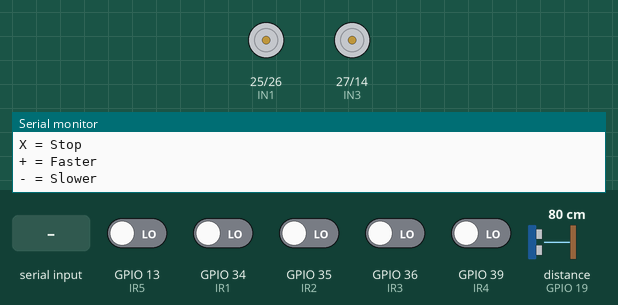
Simulated run of this sketch. Board: ESP32. Shown: motor-driver pin pairs drawn as motors (green arrow = first pin HIGH = forward, orange = second pin HIGH = backward, longer = more drive, scaled by the enable pin), the last lines printed to the serial monitor. The inputs (shaded band) are chosen by the test bench; at power-on: GPIO 13 (IR5), GPIO 34 (IR1), GPIO 35 (IR2), GPIO 36 (IR3), GPIO 39 (IR4) LOW, distance to the obstacle (sensor on GPIO 19) 80 cm. The echo pulse lasts 58.3 µs per cm.

Above: at 1.2 s.
1.3 s: "1\n" received over Serial
At 2.0 s:
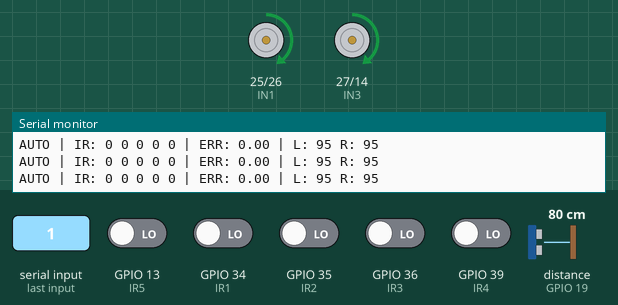
2.8 s: distance to the obstacle (sensor on GPIO 19) set to 17 cm
4.3 s: distance to the obstacle (sensor on GPIO 19) set to 13 cm
At 5.2 s:
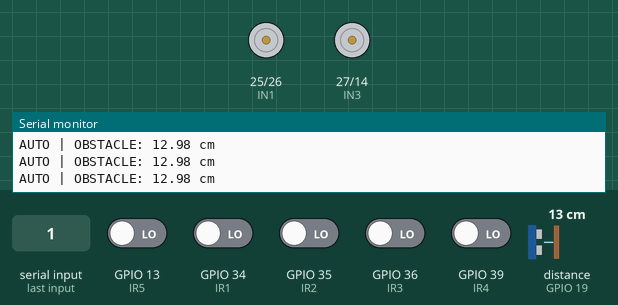
6.2 s: distance to the obstacle (sensor on GPIO 19) set to 18 cm
At 7.3 s:
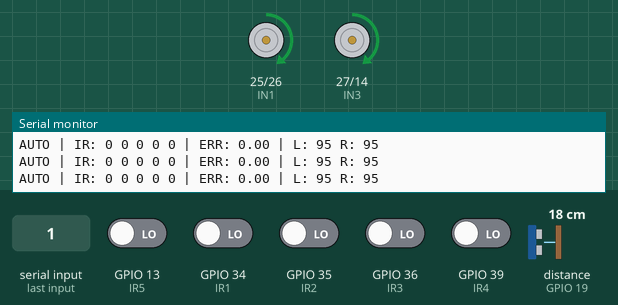
7.7 s: GPIO 13 (IR5) driven HIGH
At 8.9 s:
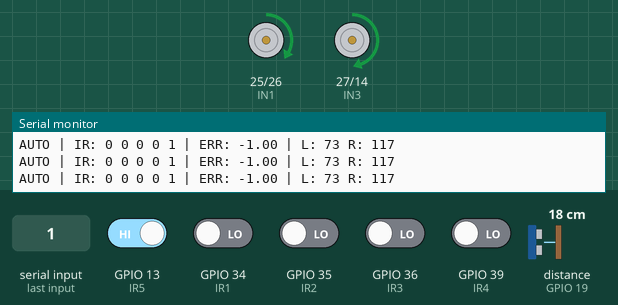
9.2 s: GPIO 39 (IR4) driven HIGH
At 10.3 s:
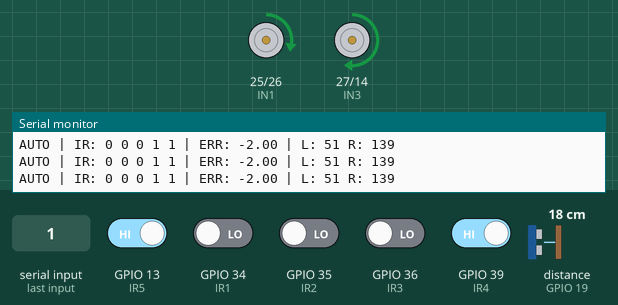
Timing chart, 0 to 11.7 s (numbered marks = the images above; inputs shaded):
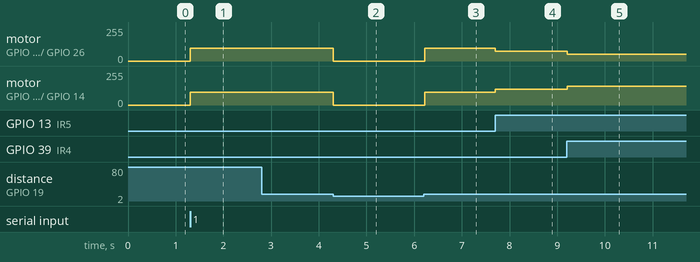

The sketch:

amcp_esp32.ino
```cpp
// =====================================================
// FINAL ESP32 ROBOT CODE
// AUTO LINE FOLLOW + MANUAL RC + ULTRASONIC STOP
// =====================================================


// ---------------- L298N MOTOR PINS ----------------

#define IN1 25
#define IN2 26
#define IN3 27
#define IN4 14

#define ENA 33
#define ENB 32


// ---------------- LINE SENSOR PINS ----------------

#define IR1 34
#define IR2 35
#define IR3 36   // VP
#define IR4 39   // VN
#define IR5 13


// ---------------- HC-SR04 ----------------

#define TRIG 18
#define ECHO 19

#define STOP_DISTANCE 15


// =====================================================
// LINE SENSOR POLARITY
// =====================================================

// From your latest readings:
// white was appearing as 1.
//
// Therefore start with:
// BLACK = 0
//
// If later your physical test proves otherwise,
// change ONLY this one value.

#define BLACK 0


// =====================================================
// SPEED SETTINGS
// =====================================================

// AUTO mode - start slow and stable
int autoBaseSpeed = 95;
int autoMaxSpeed  = 155;

// proportional correction
float Kp = 22.0;

// MANUAL mode
int manualSpeed = 150;


// =====================================================
// MODE
// =====================================================

// false = manual
// true  = auto

bool autoMode = false;


// =====================================================
// MANUAL SAFETY TIMEOUT
// =====================================================

// Python sends a command repeatedly while a key is held.
// If commands stop for 350 ms, the robot stops.

unsigned long lastManualCommand = 0;
const unsigned long MANUAL_TIMEOUT = 350;


// =====================================================
// LINE MEMORY
// =====================================================

float lastError = 0;


// =====================================================
// MOTOR PWM
// =====================================================

void setMotorPWM(int leftSpeed, int rightSpeed) {

  leftSpeed  = constrain(leftSpeed, 0, 255);
  rightSpeed = constrain(rightSpeed, 0, 255);

  analogWrite(ENA, leftSpeed);
  analogWrite(ENB, rightSpeed);
}


// =====================================================
// STOP
// =====================================================

void stopCar() {

  setMotorPWM(0, 0);

  digitalWrite(IN1, LOW);
  digitalWrite(IN2, LOW);

  digitalWrite(IN3, LOW);
  digitalWrite(IN4, LOW);
}


// =====================================================
// FORWARD
// =====================================================

void driveForward(int leftSpeed, int rightSpeed) {

  // Your confirmed forward direction

  digitalWrite(IN1, HIGH);
  digitalWrite(IN2, LOW);

  digitalWrite(IN3, HIGH);
  digitalWrite(IN4, LOW);

  setMotorPWM(leftSpeed, rightSpeed);
}


// =====================================================
// REVERSE
// =====================================================

void driveReverse(int leftSpeed, int rightSpeed) {

  digitalWrite(IN1, LOW);
  digitalWrite(IN2, HIGH);

  digitalWrite(IN3, LOW);
  digitalWrite(IN4, HIGH);

  setMotorPWM(leftSpeed, rightSpeed);
}


// =====================================================
// MANUAL LEFT
// =====================================================

void manualLeft() {

  // left slower, right faster
  driveForward(45, manualSpeed);
}


// =====================================================
// MANUAL RIGHT
// =====================================================

void manualRight() {

  driveForward(manualSpeed, 45);
}


// =====================================================
// ULTRASONIC DISTANCE
// =====================================================

float getDistance() {

  digitalWrite(TRIG, LOW);
  delayMicroseconds(2);

  digitalWrite(TRIG, HIGH);
  delayMicroseconds(10);

  digitalWrite(TRIG, LOW);

  long duration = pulseIn(ECHO, HIGH, 25000);

  if (duration == 0) {
    return 999;
  }

  return duration * 0.0343 / 2.0;
}


// =====================================================
// AUTO LINE FOLLOWING
// =====================================================

void followLine() {

  int s1 = digitalRead(IR1);
  int s2 = digitalRead(IR2);
  int s3 = digitalRead(IR3);
  int s4 = digitalRead(IR4);
  int s5 = digitalRead(IR5);


  // Sensor positions:
  //
  // IR1  IR2  IR3  IR4  IR5
  // -4   -2    0    +2   +4

  float weightedTotal = 0;
  int activeSensors = 0;


  if (s1 == BLACK) {
    weightedTotal += -4;
    activeSensors++;
  }

  if (s2 == BLACK) {
    weightedTotal += -2;
    activeSensors++;
  }

  if (s3 == BLACK) {
    weightedTotal += 0;
    activeSensors++;
  }

  if (s4 == BLACK) {
    weightedTotal += 2;
    activeSensors++;
  }

  if (s5 == BLACK) {
    weightedTotal += 4;
    activeSensors++;
  }


  // -------------------------------------------------
  // LINE LOST
  // -------------------------------------------------

  if (activeSensors == 0) {

    if (lastError < 0) {
      // search left
      driveForward(40, 105);
    }

    else if (lastError > 0) {
      // search right
      driveForward(105, 40);
    }

    else {
      stopCar();
    }

    Serial.println("AUTO | LINE LOST");

    return;
  }


  // -------------------------------------------------
  // CALCULATE ERROR
  // -------------------------------------------------

  float error = weightedTotal / activeSensors;

  lastError = error;


  int correction = (int)(Kp * error);


  int leftSpeed  = autoBaseSpeed + correction;
  int rightSpeed = autoBaseSpeed - correction;


  leftSpeed  = constrain(leftSpeed, 35, autoMaxSpeed);
  rightSpeed = constrain(rightSpeed, 35, autoMaxSpeed);


  driveForward(leftSpeed, rightSpeed);


  // -------------------------------------------------
  // DEBUG
  // -------------------------------------------------

  Serial.print("AUTO | IR: ");

  Serial.print(s1);
  Serial.print(" ");
  Serial.print(s2);
  Serial.print(" ");
  Serial.print(s3);
  Serial.print(" ");
  Serial.print(s4);
  Serial.print(" ");
  Serial.print(s5);

  Serial.print(" | ERR: ");
  Serial.print(error);

  Serial.print(" | L: ");
  Serial.print(leftSpeed);

  Serial.print(" R: ");
  Serial.println(rightSpeed);
}


// =====================================================
// SERIAL COMMANDS
// =====================================================
//
// Commands used by Python:
//
// 1 = AUTO MODE
// 2 = MANUAL MODE
//
// Manual:
// w = forward
// s = reverse
// a = left
// d = right
// x = stop
// + = faster
// - = slower
//
// =====================================================

void handleSerial() {

  while (Serial.available()) {

    char c = Serial.read();


    if (c == '\n' || c == '\r') {
      continue;
    }


    // ---------------- AUTO MODE ----------------

    if (c == '1') {

      autoMode = true;

      stopCar();

      Serial.println("MODE: AUTO");

      continue;
    }


    // ---------------- MANUAL MODE ----------------

    if (c == '2') {

      autoMode = false;

      stopCar();

      lastManualCommand = millis();

      Serial.println("MODE: MANUAL");

      continue;
    }


    // -------------------------------------------------
    // MANUAL COMMANDS ONLY
    // -------------------------------------------------

    if (!autoMode) {

      lastManualCommand = millis();


      if (c == 'w') {

        driveForward(manualSpeed, manualSpeed);
      }


      else if (c == 's') {

        driveReverse(manualSpeed, manualSpeed);
      }


      else if (c == 'a') {

        manualLeft();
      }


      else if (c == 'd') {

        manualRight();
      }


      else if (c == 'x') {

        stopCar();
      }


      else if (c == '+') {

        manualSpeed += 10;

        manualSpeed = constrain(manualSpeed, 70, 220);

        Serial.print("MANUAL SPEED: ");
        Serial.println(manualSpeed);
      }


      else if (c == '-') {

        manualSpeed -= 10;

        manualSpeed = constrain(manualSpeed, 70, 220);

        Serial.print("MANUAL SPEED: ");
        Serial.println(manualSpeed);
      }
    }
  }
}


// =====================================================
// SETUP
// =====================================================

void setup() {

  Serial.begin(115200);


  // Motors

  pinMode(IN1, OUTPUT);
  pinMode(IN2, OUTPUT);
  pinMode(IN3, OUTPUT);
  pinMode(IN4, OUTPUT);

  pinMode(ENA, OUTPUT);
  pinMode(ENB, OUTPUT);


  // IR sensors

  pinMode(IR1, INPUT);
  pinMode(IR2, INPUT);
  pinMode(IR3, INPUT);
  pinMode(IR4, INPUT);
  pinMode(IR5, INPUT);


  // Ultrasonic

  pinMode(TRIG, OUTPUT);
  pinMode(ECHO, INPUT);


  stopCar();


  Serial.println();
  Serial.println("==============================");
  Serial.println("ESP32 ROBOT READY");
  Serial.println("==============================");
  Serial.println();
  Serial.println("1 = AUTO");
  Serial.println("2 = MANUAL");
  Serial.println();
  Serial.println("MANUAL:");
  Serial.println("W = Forward");
  Serial.println("S = Reverse");
  Serial.println("A = Left");
  Serial.println("D = Right");
  Serial.println("X = Stop");
  Serial.println("+ = Faster");
  Serial.println("- = Slower");
  Serial.println();
}


// =====================================================
// MAIN LOOP
// =====================================================

void loop() {

  handleSerial();


  // ===================================================
  // MANUAL MODE
  // ===================================================

  if (!autoMode) {

    if (millis() - lastManualCommand > MANUAL_TIMEOUT) {
      stopCar();
    }

    delay(5);

    return;
  }


  // ===================================================
  // AUTO MODE
  // ===================================================

  float distance = getDistance();


  // obstacle stop

  if (distance < STOP_DISTANCE) {

    stopCar();

    Serial.print("AUTO | OBSTACLE: ");
    Serial.print(distance);
    Serial.println(" cm");

    delay(40);

    return;
  }


  followLine();

  delay(5);
}
```

Measured:
- the behaviour switches between 16 and 15 cm on distance to the obstacle (sensor on GPIO 19) (found by bisection; images 1 and 2)
- after the input at 1.3 s, motor on GPIO 25 (IN1) / GPIO 26 (IN2), motor on GPIO 27 (IN3) / GPIO 14 (IN4): stopped → forward 95/255 at once
- after the input at 4.3 s, motor on GPIO 25 (IN1) / GPIO 26 (IN2), motor on GPIO 27 (IN3) / GPIO 14 (IN4): forward 95/255 → stopped at once
- after the input at 6.2 s, motor on GPIO 25 (IN1) / GPIO 26 (IN2), motor on GPIO 27 (IN3) / GPIO 14 (IN4): stopped → forward 95/255 at once
- after the input at 7.7 s, motor on GPIO 25 (IN1) / GPIO 26 (IN2): forward 95/255 → forward 73/255 at once; motor on GPIO 27 (IN3) / GPIO 14 (IN4): forward 95/255 → forward 117/255 at once
- after the input at 9.2 s, motor on GPIO 25 (IN1) / GPIO 26 (IN2): forward 73/255 → forward 51/255 at once; motor on GPIO 27 (IN3) / GPIO 14 (IN4): forward 117/255 → forward 139/255 at once
